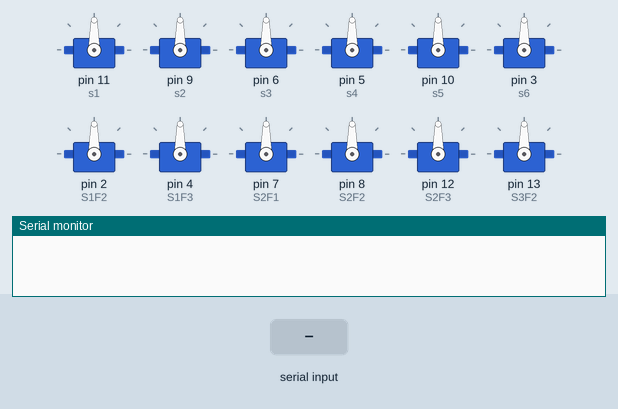
Recording of a sketch running on a simulated Arduino Mega 2560, built with avr-gcc and run on an emulated ATmega2560. Shown: 12 × servo, the last lines printed to the serial monitor. The inputs (shaded band) are chosen by the test bench.

Above: at 1.2 s.
1.3 s: "S6F3\n" received over Serial
At 2.1 s:
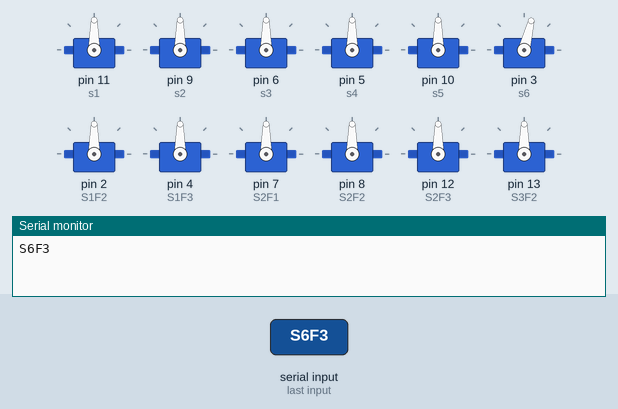
2.8 s: "S5F2\n" received over Serial
At 3.2 s:
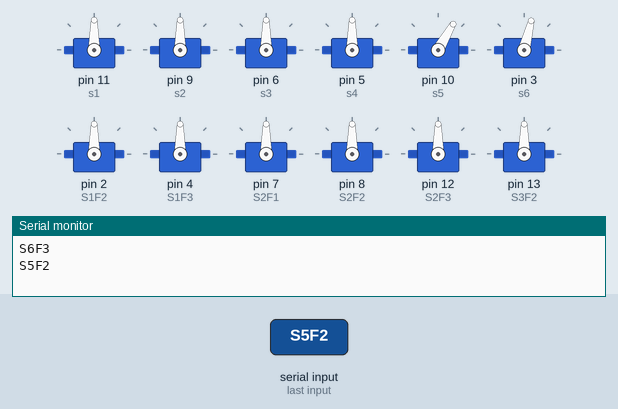
4.3 s: "S3F2\n" received over Serial
At 5.5 s:
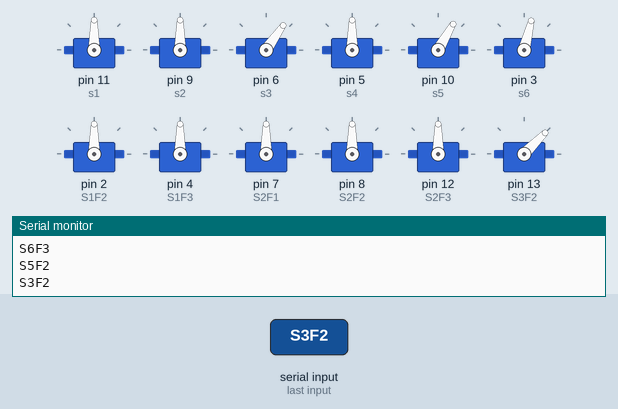
5.8 s: "90,45\n" received over Serial
At 6.7 s:
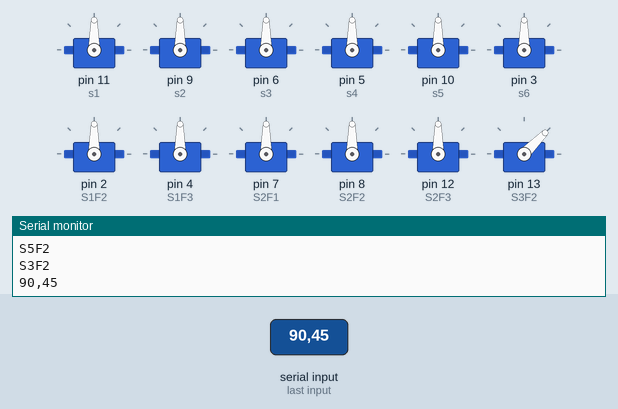
7.3 s: "S2F1\n" received over Serial
At 7.9 s:
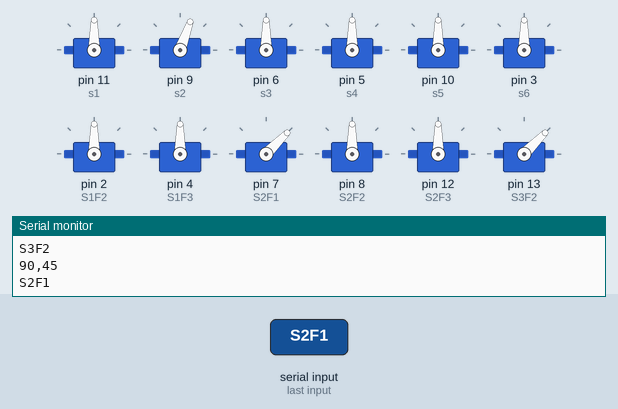
8.8 s: "200\n" received over Serial
At 10.2 s:
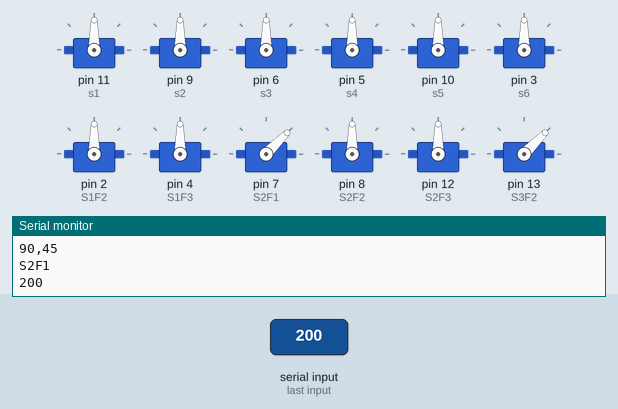
Timing chart, 0 to 11.3 s (numbered marks = the images above; inputs shaded):
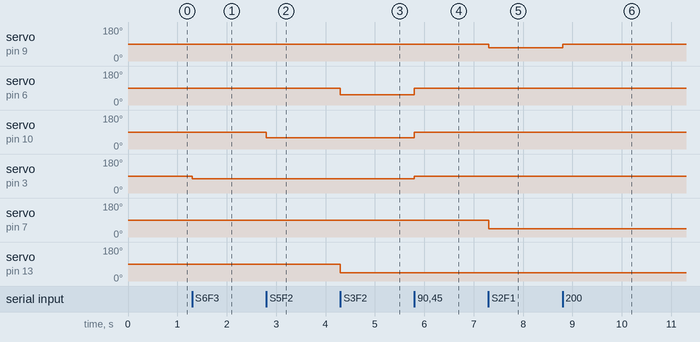

The sketch:

Guitar_low_level.ino
```cpp
#include <Servo.h>

Servo s1;
Servo s2;
Servo s3;
Servo s4;
Servo s5;
Servo s6;

Servo S1F2;
Servo S1F3;
Servo S2F1;
Servo S2F2;
Servo S2F3;
Servo S3F2;
Servo S5F2;
Servo S6F3;

const int CMD_SIZE = 4;
String received_command;

String command_pressed_keys[] = {"S3F2", "S2F1", "S2F2", "S2F3", "S1F2", "S1F3",
                                "S6F3", "S5F2",};
bool command_pressed_values[] = {false, false, false, false, false,
                                 false, false, false};
const int command_cnt = 8;

bool CENTER_SERVO = false;
int CENTER_ANGLE = 90;

int STARTING_ANGLE = 65; // 65
int STRUM_ANGLE = 180; // 100

int S1_START = 65;
int S1_STOP = 108;
int s1_pos = 0;

int S2_START = 70; // 78
int S2_STOP = 108; // 110
int s2_pos = 0;

int S3_START = 55;
int S3_STOP = 101;
int s3_pos = 0;

int S4_START = 57;
int S4_STOP = 102;
int s4_pos = 0;

int S5_START = 60;
int S5_STOP = 102;
int s5_pos = 0;

int S6_START = 76;
int S6_STOP = 120;
int s6_pos = 0;

int S3_OFFSET = 0;
int S4_OFFSET = 0;
int S5_OFFSET = 0;
int S6_OFFSET = 0;

int TEST_STRUM_DELAY = 1000;

int FRET_START = 105;
int FRET_STOP = 45;

// start 45
// stop 105

void strum(int strum1, int strum2, int strum3, int strum4, int strum5, int strum6){
  if (s1_pos == S1_START && strum1)
  {
    s1.write(S1_STOP);
    s1_pos = S1_STOP;
  }
  else if (strum1)
  {
    s1.write(S1_START);
    s1_pos = S1_START;
  }

  if (s2_pos == S2_START && strum2)
  {
    s2.write(S2_STOP);
    s2_pos = S2_STOP;
  }
  else if (strum2)
  {
    s2.write(S2_START);
    s2_pos = S2_START;
  }

  if (s3_pos == S3_START && strum3)
  {
    s3.write(S3_STOP);
    s3_pos = S3_STOP;
  }
  else if (strum3)
  {
    s3.write(S3_START);
    s3_pos = S3_START;
  }

  if (s4_pos == S4_START && strum4)
  {
    s4.write(S4_STOP);
    s4_pos = S4_STOP;
  }
  else if (strum4)
  {
    s4.write(S4_START);
    s4_pos = S4_START;
  }

  if (s5_pos == S5_START && strum5)
  {
    s5.write(S5_STOP);
    s5_pos = S5_STOP;
  }
  else if (strum5)
  {
    s5.write(S5_START);
    s5_pos = S5_START;
  }

  if (s6_pos == S6_START && strum6)
  {
    s6.write(S6_STOP);
    s6_pos = S6_STOP;
  }
  else if (strum6)
  {
    s6.write(S6_START);
    s6_pos = S6_START;
  }
}

void centerAll(){
  s1.write(90);
  s2.write(90);
  s3.write(90);
  s4.write(90);
  s5.write(90);
  s6.write(90);
}

void setup() {
  s1.attach(11);
  s2.attach(9);
  s3.attach(6);
  s4.attach(5);
  s5.attach(10);
  s6.attach(3);
  S1F2.attach(2);
  S1F3.attach(4);
  S2F1.attach(7);
  S2F2.attach(8);
  S2F3.attach(12);
  S3F2.attach(13);
  S5F2.attach(44);
  S6F3.attach(45);
  strum(0,0,0,0,0,0);
  s1.write(90);
  s2.write(90);
  s3.write(90);
  s4.write(90);
  s5.write(90);
  s6.write(90);

  Serial.begin(115200);
}

void unpressFret(String cmd) {
  if (cmd == "S6F3") {
    S6F3.write(FRET_START);
  } else if (cmd == "S5F2") {
    S5F2.write(FRET_START);
  } else if (cmd == "S3F2") {
    S3F2.write(FRET_START);
  } else if (cmd == "S2F1") {
    S2F1.write(FRET_START);
  } else if (cmd == "S2F2") {
    S2F2.write(FRET_START);
  } else if (cmd == "S2F3") {
    S2F3.write(FRET_START);
  } else if (cmd == "S1F2") {
    S1F2.write(FRET_START);
  } else if (cmd == "S1F3") {
    S1F3.write(FRET_START);
  }
}

void pressFret(String cmd) {
  // S{string #}F{fret #}

  for (int i = 0; i < command_cnt; i++) {
    if (command_pressed_keys[i] == cmd) {
      if (command_pressed_values[i])
        return;
    }
  }

  // If '0' fret command is received, unpress all frets on the same string
  if (cmd[3] == '0') {
    // Unpress all frets of the same string
    for (int i = 0; i < command_cnt; i++) {
      if (command_pressed_keys[i][1] == cmd[1] && command_pressed_values[i]) {
        unpressFret(command_pressed_keys[i]);
        command_pressed_values[i] = false;
      }
    }
    return;
  }

  if (cmd == "S6F3") {
    S6F3.write(FRET_STOP);
  } else if (cmd == "S5F2") {
    S5F2.write(FRET_STOP);
  } else if (cmd == "S3F2") {
    S3F2.write(FRET_STOP);
  } else if (cmd == "S2F1") {
    S2F1.write(FRET_STOP);
  } else if (cmd == "S2F2") {
    S2F2.write(FRET_STOP);
  } else if (cmd == "S2F3") {
    S2F3.write(FRET_STOP);
  } else if (cmd == "S1F2") {
    S1F2.write(FRET_STOP);
  } else if (cmd == "S1F3") {
    S1F3.write(FRET_STOP);
  }

  for (int i = 0; i < command_cnt; i++) {
    if (command_pressed_keys[i] == cmd) {
      command_pressed_values[i] = true;
    }
  }
}

void receiveCommand() {
  if (Serial.available() >= CMD_SIZE) {
    received_command = Serial.readStringUntil('\n');
    received_command.trim();
    Serial.println(received_command);

    int len = received_command.length();

    if (len == 4) {
      pressFret(received_command);
      int string_num = received_command[1] - '0';
      strum(string_num == 1, string_num == 2, string_num == 3, string_num == 4,
            string_num == 5, string_num == 6);
    }
    // With bass notes
    else if (len == 8) {
      String cmd1 = received_command.substring(0, 4);
      String cmd2 = received_command.substring(4, 8);

      pressFret(cmd1);
      pressFret(cmd2);

      int string_num1 = cmd1[1] - '0';
      int string_num2 = cmd2[1] - '0';

      strum(string_num1 == 1 || string_num2 == 1,
            string_num1 == 2 || string_num2 == 2,
            string_num1 == 3 || string_num2 == 3,
            string_num1 == 4 || string_num2 == 4,
            string_num1 == 5 || string_num2 == 5,
            string_num1 == 6 || string_num2 == 6);
    }
    else {
      centerAll();
    }
  }
}

void loop() {
  if(CENTER_SERVO){
    s1.write(CENTER_ANGLE);
    s2.write(CENTER_ANGLE);
    s3.write(CENTER_ANGLE);
    s4.write(CENTER_ANGLE);
    s5.write(CENTER_ANGLE);
    s6.write(CENTER_ANGLE);

  }
  else{
    receiveCommand();
  }
}
```

Measured:
- after the input at 1.3 s, servo on pin 3 (s6): 90° → 76° at once
- after the input at 2.8 s, servo on pin 10 (s5): 90° → 60° at once
- after the input at 4.3 s, servo on pin 6 (s3): 90° → 55° at once; servo on pin 13 (S3F2): 90° → 45° at once
- after the input at 5.8 s, servo on pin 6 (s3): 55° → 90° at once; servo on pin 10 (s5): 60° → 90° at once; servo on pin 3 (s6): 76° → 90° at once
- after the input at 7.3 s, servo on pin 9 (s2): 90° → 70° at once; servo on pin 7 (S2F1): 90° → 45° at once
- after the input at 8.8 s, servo on pin 9 (s2): 70° → 90° at once
